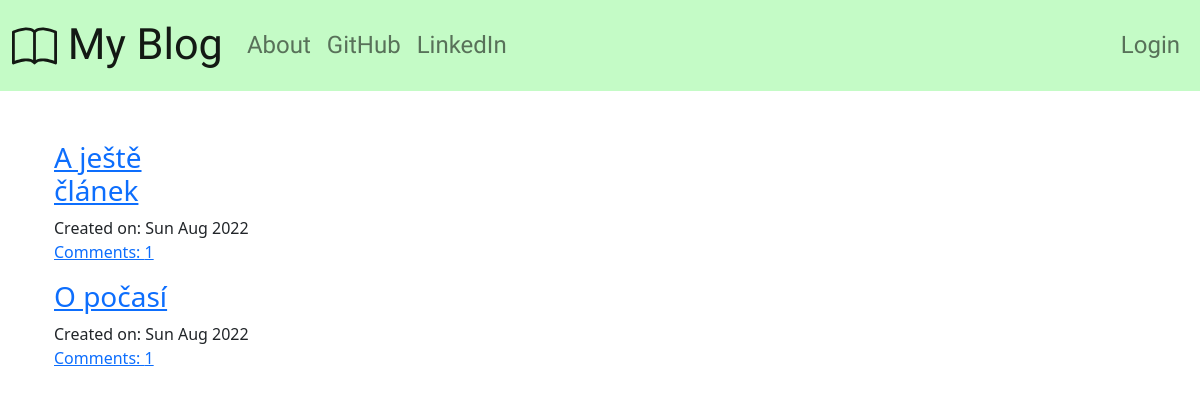
The page / on the database its author committed.
### blog_app/models.py (models this page shows, shortened)
class Post(models.Model):
    author      = models.ForeignKey('auth.User', on_delete=models.CASCADE)
    title       = models.CharField(max_length = 200)
    text        = models.TextField()
    create_date = models.DateTimeField(default = timezone.now)
    published_date = models.DateTimeField(blank = True, null = True)
    def approved_comments(self):
        return self.comments.filter(approved_comment = True)

### blog_app/views.py (the view)
# urls.py: path('', views.PostListView.as_view(), name = 'post_list'),
class PostListView(ListView):
    model = Post
    def get_queryset(self):
        return Post.objects.filter(published_date__lte = timezone.now()).order_by('-published_date')

### blog_app/templates/blog_app/post_list.html (shortened to what this page needs)
{% extends "blog_app/base.html" %}
{% block content %}
  {% for post in post_list %}
  <div class="container">
    <div class="row">
      <div class="col col-lg-2">
        <a href="{% url 'post_detail' pk=post.pk %}"><h3>{{ post.title }}</h3></a>
      </div>
    </div>
    <div class="row">
      <div class="col">
        Created on: {{post.create_date|date:"D M Y"}}
      </div>
    </div>
    <div class="row">
      <div class="col">
        <a href="{% url 'post_detail' pk=post.pk %}">Comments: {{post.approved_comments.count}}</a>
      </div>
    </div>
    <div class="row">
      <div class="col">
      </div>
    </div>
  </div>
  {% endfor %}
{% endblock %}

### rows shown on the page
Post: title "A ještě článek", create_date "Sun Aug 2022", approved_comments.count "1"
Post: title "O počasí", create_date "Sun Aug 2022", approved_comments.count "1"
